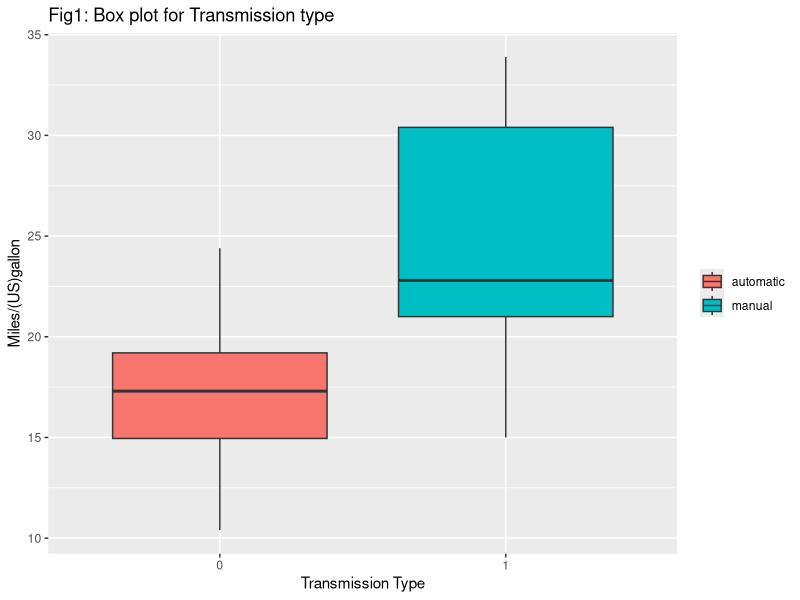
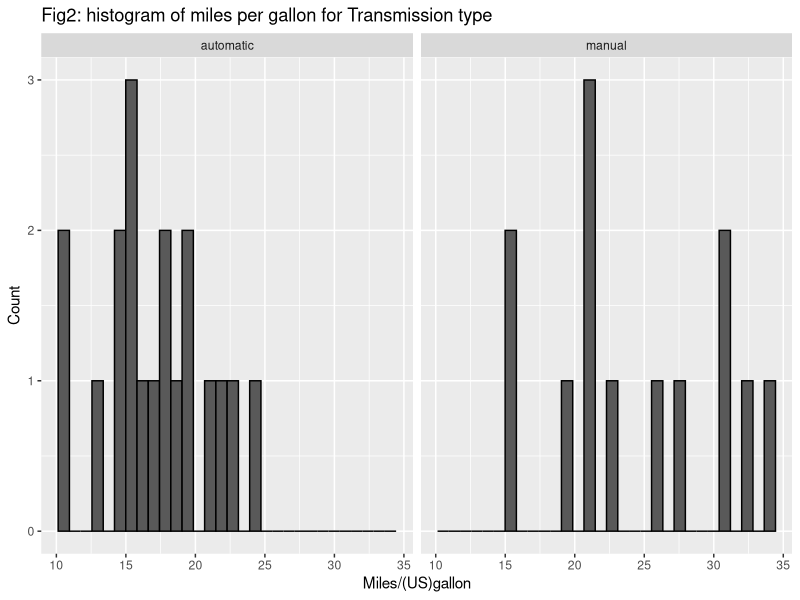
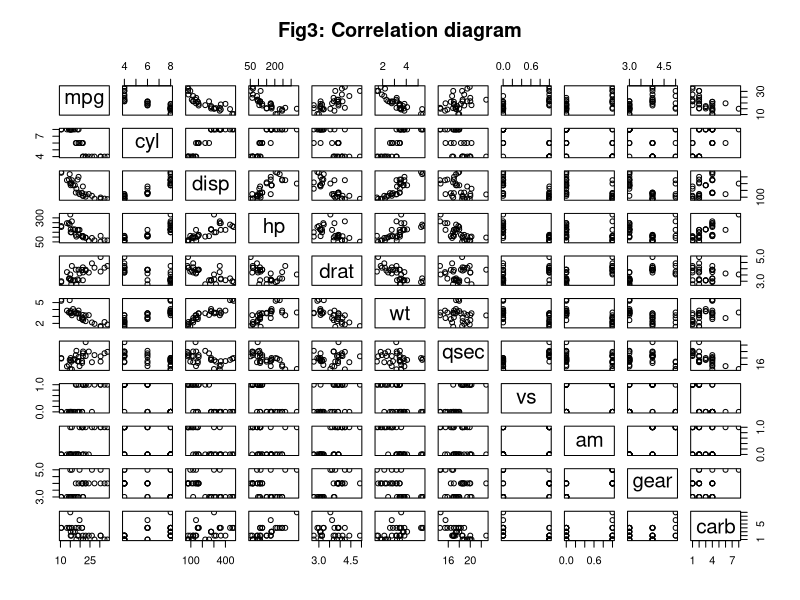
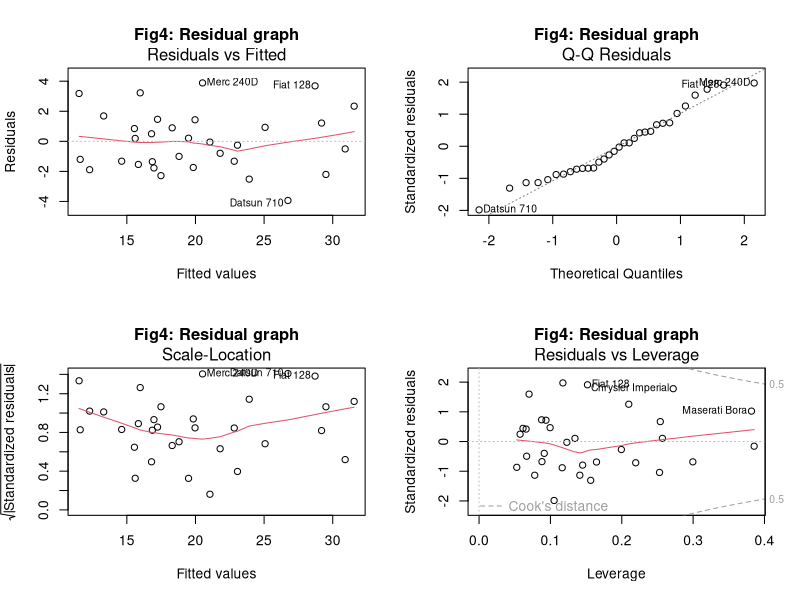

Generate these figures, in order, with R:
## ---- chunk 1
knitr::opts_chunk$set(echo = TRUE)
## ---- chunk 2
dt <- mtcars
str(dt)
lb <- factor(dt$am)
levels(lb)[levels(lb)== 0] <- "automatic"
levels(lb)[levels(lb)== 1] <- "manual"
dt$trans <- lb
## ---- chunk 3
t.test(dt$mpg~dt$trans,conf.level=0.95)
## ---- chunk 4
MultilinearMod <- lm(mpg ~ ., data=mtcars)  # build linear regression model on full data
summary(MultilinearMod)
## ---- chunk 5
stepfit = step(lm(data = mtcars, mpg ~ .),trace=0,steps=10000)
summary(stepfit)
## ---- chunk 6
finalfit <- lm(mpg ~ trans:wt + trans:qsec, data = dt)
summary(finalfit)

## ---- chunk 7
library(ggplot2)
g <- ggplot(data = dt, aes(as.factor(am),mpg, fill = factor(am,labels=c("automatic","manual"))))+
            geom_boxplot()+
            labs(title = "Fig1: Box plot for Transmission type", 
                  x = "Transmission Type" ,
                  y = "Miles/(US)gallon" )+
            guides(fill=guide_legend(title=NULL))
print(g)
## ---- chunk 8

h <- ggplot(data = dt, aes(x = mpg)) +
            geom_histogram(colour="black") +
            facet_grid( . ~ trans)+
            labs(title = "Fig2: histogram of miles per gallon for Transmission type", 
                  y = "Count" ,
                  x = "Miles/(US)gallon" )

print(h)
## ---- chunk 9
pairs(mpg ~ ., data = mtcars, main = "Fig3: Correlation diagram")
## ---- chunk 10
par(mfrow=c(2,2))    
plot(finalfit, main="Fig4: Residual graph")
